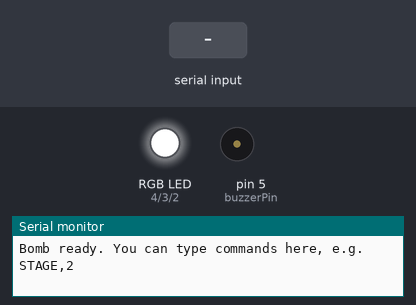
The sketch below on a simulated Arduino Mega 2560, built with avr-gcc and run on an emulated ATmega2560. On the bench: an RGB LED mixed from three pins (HIGH = lit), buzzer (waves = sounding, pin HIGH), the last lines printed to the serial monitor. Inputs (shaded band) come from the test bench.

Above: at 1.3 s.
1.4 s: "PHASE,150\n" received over Serial
At 2.3 s:
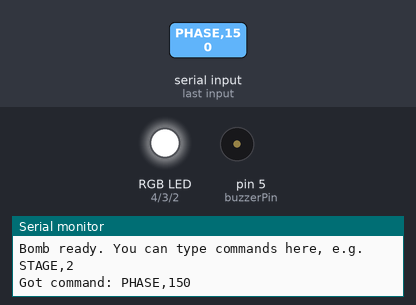
3.1 s: "WIN\n" received over the second serial link
At 4.9 s:
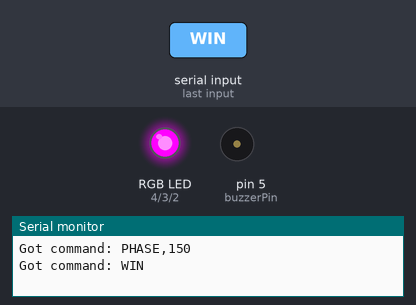
6.1 s: "STRIKE,150\n" received over Serial
At 6.5 s:
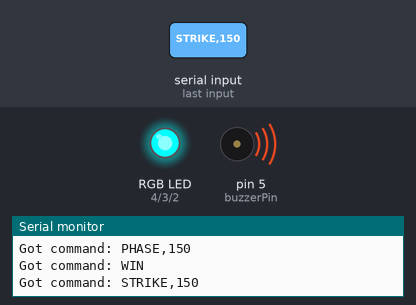
8.1 s: "LOSE\n" received over the second serial link
At 10.5 s:
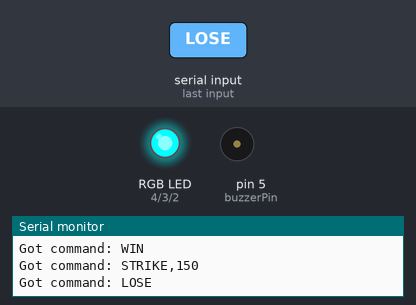
11.1 s: "WIN\n" received over Serial
At 11.73 s:
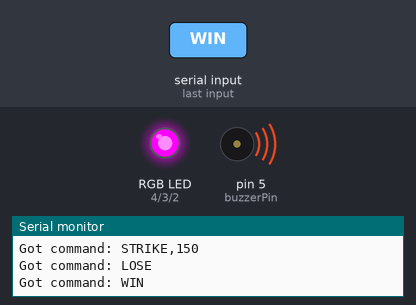
14.1 s: "LOSE\n" received over Serial
At 15.0 s:
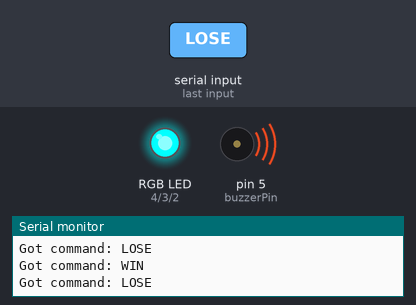
Timing chart, 0 to 17.6 s (numbered marks = the images above; inputs shaded):
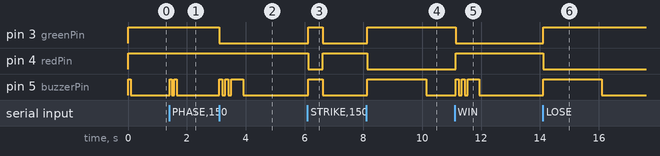

The sketch:

bomb.ino
```cpp
/*
  Bomb Squad - the bomb (Arduino Mega 2560)
  COE 421L Final Project, Fall 2026

  The Arduino does not run the game. It only:
    - reads the sensors and sends what happened to Java through the XBee
    - turns the RGB LED and buzzer on/off when Java tells it to

  Messages sent to Java (one per line):
    LIGHT,350         light sensor value 0-1023, covered = low (games 1 and 3)
    ENC,12            the encoder dial value, when it changes (game 2)
    PRESS             the encoder dial was pressed in (game 2)
    JOY,512,300       joystick x and y (game 3)
    DIST,8            distance in cm, -1 = no echo (Hard mode, in every game)

  Commands received from Java:
    STAGE,n   which game is running (0 = no game)
    MODE,H    Hard mode (also send the distance); MODE,N = Normal mode
    LED,G     LED colour: G, Y, R, B or O (off)
    STRIKE    red flash + long beep
    PHASE     two short beeps (game solved)
    WIN       green + three beeps
    LOSE      red + 2 second beep
    RESET     everything off

  Wiring: docs/wiring.html
*/

#include <SoftwareSerial.h>
#include <string.h>

SoftwareSerial mySerial(10, 11); // RX, TX (connected to the XBee, like Lab 6 and Lab 8)

// LilyPad light sensor (game 1, and game 3 where it lights up the maze)
const int lightPin = A2;

// Rotary encoder (game 2)
const int clkPin = 8;
const int dtPin = 9;
const int swPin = 12;            // the encoder's push button

// Joystick (game 3)
const int xPin = A0;
const int yPin = A1;

// Ultrasonic sensor (Hard mode: a hand must stay in front of it)
const int trigPin = 6;
const int echoPin = 7;

// RGB LED (common anode: LOW = on)
// Our LED board has R and B swapped, so red and blue are switched here.
const int redPin = 4;
const int greenPin = 3;
const int bluePin = 2;

// Active buzzer (HIGH = beep)
const int buzzerPin = 5;

int stage = 0;             // which game Java says is running (0 = no game)
bool hardMode = false;     // true = also send the distance during every game
char ledColor = 'O';       // the colour Java asked for
char line[50];             // one command received from Java
long loopCount = 0;        // counts the loops (one loop is about 50 ms)
int encoderValue = 0;      // the encoder dial value
int lastClk = HIGH;        // last state of the encoder CLK pin
int lastButton = HIGH;     // last state of the encoder button
int buttonWait = 0;        // ignores button bounce for a short time after a press

void setup() {
  Serial.begin(9600);      // USB serial monitor, for testing
  mySerial.begin(9600);    // XBee

  pinMode(clkPin, INPUT_PULLUP);
  pinMode(dtPin, INPUT_PULLUP);
  pinMode(swPin, INPUT_PULLUP);

  pinMode(trigPin, OUTPUT);
  pinMode(echoPin, INPUT);
  pinMode(redPin, OUTPUT);
  pinMode(greenPin, OUTPUT);
  pinMode(bluePin, OUTPUT);
  pinMode(buzzerPin, OUTPUT);

  setColor('O');
  beep(100);
  Serial.println("Bomb ready. You can type commands here, e.g. STAGE,2");
}

void loop() {
  // 1. Commands from Java (through the XBee)
  if (mySerial.available() > 0) {
    int length = mySerial.readBytesUntil('\n', line, sizeof(line) - 1);
    line[length] = '\0';
    handleCommand(line);
  }

  // Commands typed in the Serial Monitor (for testing without Java)
  if (Serial.available() > 0) {
    int length = Serial.readBytesUntil('\n', line, sizeof(line) - 1);
    line[length] = '\0';
    handleCommand(line);
  }

  // 2. Light sensor (game 1, and game 3 for the maze), about 5 times a second (every 4 loops)
  if ((stage == 1 || stage == 3) && loopCount % 4 == 0) {
    int light = analogRead(lightPin);
    mySerial.print("LIGHT,");
    mySerial.println(light);
    Serial.print("LIGHT,");
    Serial.println(light);
  }

  // 3. Joystick (game 3)
  if (stage == 3) {
    int x = analogRead(xPin);
    int y = analogRead(yPin);
    mySerial.print("JOY,");
    mySerial.print(x);
    mySerial.print(",");
    mySerial.println(y);
    Serial.print("JOY,");
    Serial.print(x);
    Serial.print(",");
    Serial.println(y);
  }

  // 4. Ultrasonic sensor (Hard mode, in every game), about 5 times a second (every 4 loops)
  if (hardMode && stage > 0 && loopCount % 4 == 0) {
    int distance = readDistance();
    mySerial.print("DIST,");
    mySerial.println(distance);
    Serial.print("DIST,");
    Serial.println(distance);
  }

  loopCount++;

  // Wait about 50 ms. During game 2 we check the encoder every millisecond
  // while waiting, so no clicks of the dial are missed.
  for (int i = 0; i < 50; i++) {
    if (stage == 2) {
      readEncoder();
    }
    delay(1);
  }
}

// Splits a command like "STAGE,2" with strtok (as in Lab 4) and carries it out.
void handleCommand(char *text) {
  // remove a '\r' at the end if there is one
  int length = strlen(text);
  if (length > 0 && text[length - 1] == '\r') {
    text[length - 1] = '\0';
  }

  Serial.print("Got command: ");
  Serial.println(text);

  char *command = strtok(text, ",");
  char *value = strtok(NULL, ",");
  if (command == NULL) {
    return;
  }

  if (strcmp(command, "STAGE") == 0 && value != NULL) {
    stage = atoi(value);
    if (stage == 2) {
      encoderValue = 0;                          // the dial starts at 0 in game 2
      mySerial.println("ENC,0");
    }
  } else if (strcmp(command, "MODE") == 0 && value != NULL) {
    hardMode = (value[0] == 'H');
  } else if (strcmp(command, "LED") == 0 && value != NULL) {
    ledColor = value[0];
    setColor(ledColor);
  } else if (strcmp(command, "STRIKE") == 0) {
    setColor('R');
    beep(500);
    setColor(ledColor);                          // back to the normal colour
  } else if (strcmp(command, "PHASE") == 0) {
    beep(80);
    delay(80);
    beep(80);
  } else if (strcmp(command, "WIN") == 0) {
    ledColor = 'G';
    setColor('G');
    beep(100);
    delay(100);
    beep(100);
    delay(100);
    beep(400);
  } else if (strcmp(command, "LOSE") == 0) {
    ledColor = 'R';
    setColor('R');
    beep(2000);
  } else if (strcmp(command, "RESET") == 0) {
    stage = 0;
    hardMode = false;
    ledColor = 'O';
    setColor('O');
  }
}

// Reads the rotary encoder. When CLK goes from HIGH to LOW the dial moved one click;
// DT tells us the direction. Also checks the encoder's push button.
void readEncoder() {
  int clk = digitalRead(clkPin);
  if (clk != lastClk && clk == LOW) {
    if (digitalRead(dtPin) != clk) {
      encoderValue++;               // turned clockwise
    } else {
      encoderValue--;               // turned counterclockwise
    }
    mySerial.print("ENC,");
    mySerial.println(encoderValue);
    Serial.print("ENC,");
    Serial.println(encoderValue);
  }
  lastClk = clk;

  if (buttonWait > 0) {
    buttonWait--;                   // still ignoring bounce from the last press
  }
  int button = digitalRead(swPin);
  if (button == LOW && lastButton == HIGH && buttonWait == 0) {
    mySerial.println("PRESS");
    Serial.println("PRESS");
    buttonWait = 300;               // ignore the button for about 300 ms
  }
  lastButton = button;
}

// Measures the distance with the ultrasonic sensor, in cm (-1 if there is no echo).
int readDistance() {
  digitalWrite(trigPin, LOW);
  delayMicroseconds(2);
  digitalWrite(trigPin, HIGH);      // 10 microsecond pulse starts a measurement
  delayMicroseconds(10);
  digitalWrite(trigPin, LOW);

  // Wait at most 3 ms for the echo (about 45 cm). A short wait, so the encoder
  // and joystick are not held up.
  long duration = pulseIn(echoPin, HIGH, 3000);
  if (duration == 0) {
    return -1;
  }
  return duration * 0.034 / 2;      // distance = echo time x 0.034 / 2 (cm)
}

// Sets the RGB LED colour: 'G' green, 'Y' yellow, 'R' red, 'B' blue, 'O' off.
void setColor(char color) {
  digitalWrite(redPin, HIGH);       // HIGH = off (common anode)
  digitalWrite(greenPin, HIGH);
  digitalWrite(bluePin, HIGH);
  if (color == 'R' || color == 'Y') {
    digitalWrite(redPin, LOW);
  }
  if (color == 'G' || color == 'Y') {
    digitalWrite(greenPin, LOW);
  }
  if (color == 'B') {
    digitalWrite(bluePin, LOW);
  }
}

// Beeps the buzzer for the given number of milliseconds.
void beep(int ms) {
  digitalWrite(buzzerPin, HIGH);
  delay(ms);
  digitalWrite(buzzerPin, LOW);
}
```

Measured:
- after the input at 1.4 s, pin 5 (buzzerPin): alternates HIGH for 0.08 s and LOW for 0.08 s, 4 changes in all, then stays LOW, starting at once
- after the input at 3.1 s, pin 3 (greenPin): HIGH → LOW at once; pin 5 (buzzerPin): goes HIGH 0.10 s, LOW 0.10 s, HIGH 0.10 s, LOW 0.10 s, HIGH 0.40 s, then LOW, starting at once
- after the input at 6.1 s, pin 3 (greenPin), pin 5 (buzzerPin): LOW → HIGH at once, → LOW 0.50 s later; pin 4 (redPin): HIGH → LOW at once, → HIGH 0.50 s later
- after the input at 8.1 s, pin 3 (greenPin): LOW → HIGH at once; pin 4 (redPin): HIGH → LOW at once; pin 5 (buzzerPin): LOW → HIGH at once, → LOW 2.0 s later
- after the input at 11.1 s, pin 3 (greenPin): HIGH → LOW at once; pin 4 (redPin): LOW → HIGH at once; pin 5 (buzzerPin): goes HIGH 0.10 s, LOW 0.10 s, HIGH 0.10 s, LOW 0.10 s, HIGH 0.40 s, then LOW, starting at once
- after the input at 14.1 s, pin 3 (greenPin): LOW → HIGH at once; pin 4 (redPin): HIGH → LOW at once; pin 5 (buzzerPin): LOW → HIGH at once, → LOW 2.0 s later
